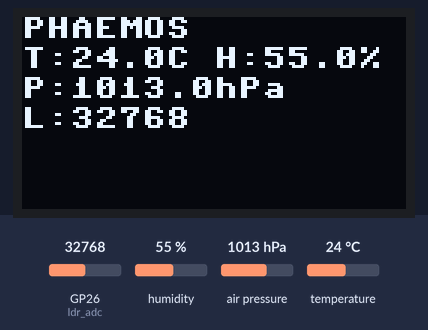
The program below on a simulated Raspberry Pi Pico running MicroPython. On the bench: 128×64 one-colour display. Inputs (shaded band) come from the test bench; at power-on: humidity 55 %, GP26 (ldr_adc) = 32768, air pressure 1013 hPa, temperature 24 °C (analog values on the 0–65535 scale). WiFi joins after 1.5 s; web requests get an empty 200 reply after 0.4 s; library files of the repository ran but are not shown: bme280.py, ssd1306.py; what the program prints to the serial console is not drawn.

Above: at 2.7 s.
2.8 s: humidity set to 22 %
At 4.0 s:
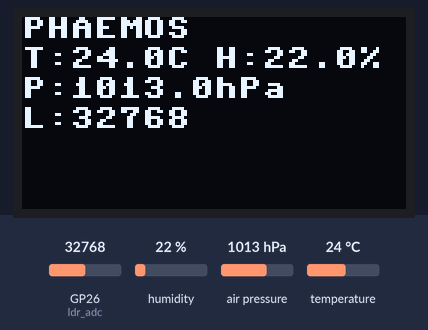
5.1 s: GP26 (ldr_adc) set to 45874
At 6.8 s:
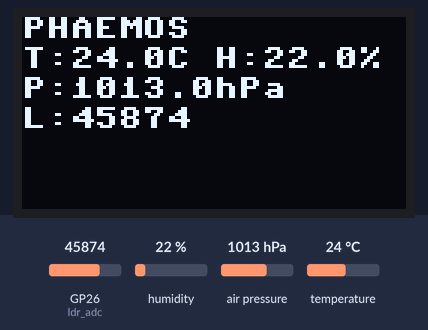
7.2 s: air pressure set to 952 hPa
At 8.7 s:
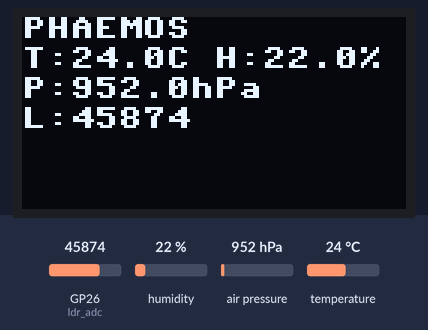
9.6 s: temperature set to 12 °C
At 11.4 s:
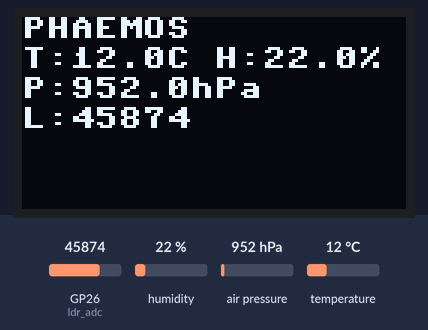
11.7 s: GP26 (ldr_adc) set to 63568
At 13.0 s:
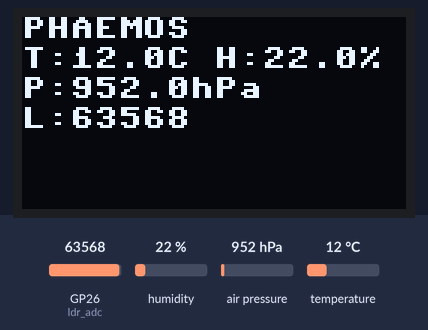
13.8 s: GP26 (ldr_adc) set to 19660
At 16.0 s:
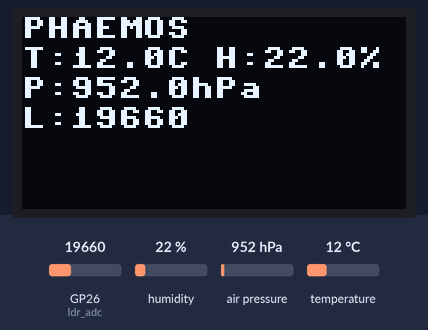
Timing chart, 0 to 17.2 s (numbered marks = the images above; inputs shaded):
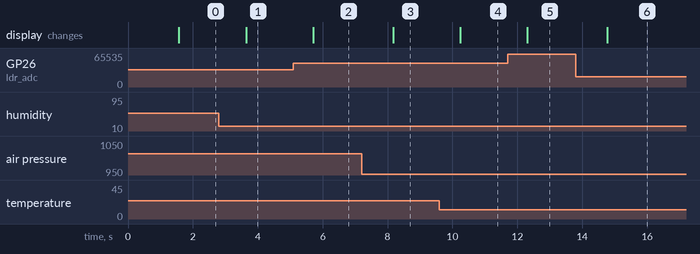

Measured:
- after the input at 2.8 s, the display: changes after 0.84 s (image 1)
- after the input at 5.1 s, the display: changes after 0.60 s (image 2)
- after the input at 7.2 s, the display: changes after 0.97 s (image 3)
- after the input at 9.6 s, the display: changes after 0.64 s (image 4)
- after the input at 11.7 s, the display: changes after 0.60 s (image 5)
- after the input at 13.8 s, the display: changes after 0.97 s (image 6)

The program:

main.py
```python
# firmware/pico_w/main.py
# raspberry Pi Pico 2W ambient node - main entry point.
#
# reads BME280 (temperature, humidity, pressure) and LDR (light level),
# displays readings on an SSD1306 OLED and POSTs telemetry to the Phaemos
# API over Wi-Fi every TELEMETRY_INTERVAL seconds.

import time
import json
from machine import Pin, I2C, ADC

import config
import wifi_connect
import bme280 as bme280_mod
import ssd1306
import http_post


# ---- Hardware setup --------------------------------------------------------

# I2C bus shared by BME280 and SSD1306.
# I use software-flexible I2C rather than hardware I2C0/I2C1 here because
# config.py specifies the pin numbers and MicroPython's machine.I2C can use
# any GPIO pair when freq is set explicitly.
i2c = I2C(0, sda=Pin(config.I2C_SDA), scl=Pin(config.I2C_SCL), freq=400_000)

# I initialise BME280 first so any sensor fault is visible on the REPL before
# the display is ready, making wiring errors easier to diagnose.
sensor = bme280_mod.BME280(i2c)

# SSD1306 128x64 OLED on the same I2C bus as BME280.
# I2C address 0x3C is the default for most common SSD1306 breakout boards.
oled = ssd1306.SSD1306_I2C(128, 64, i2c, addr=0x3C)

# LDR connected to GP26 (ADC0).  I use ADC directly rather than gpio.Pin
# because the ADC class handles the pin mode configuration automatically.
ldr_adc = ADC(Pin(config.LDR_PIN))

# ---- Wi-Fi connection -------------------------------------------------------

# I connect at startup rather than lazily because the OLED shows "PHAEMOS"
# immediately and users expect the node to be online before the first reading.
try:
    wifi_connect.connect_wifi(config.WIFI_SSID, config.WIFI_PASS)
except RuntimeError as e:
    # I print the error and continue rather than halting so sensor data still
    # appears on the OLED and UART even when the network is unavailable.
    print("WARNING: Wi-Fi failed -", e)


# ---- Helpers ----------------------------------------------------------------

def read_sensor():
    """Read BME280 and return (temp_c, humidity_pct, pressure_hpa)."""
    t_raw, p_raw, h_raw = sensor.read_compensated_data()
    temp_c       = t_raw / 100.0
    humidity_pct = h_raw / 1024.0
    # I divide by 25600 (256 * 100) to convert from 1/256 Pa to hPa directly.
    pressure_hpa = p_raw / 25600.0
    return temp_c, humidity_pct, pressure_hpa


def read_light():
    """Read LDR ADC and return a 0-65535 integer (16-bit Pico ADC).

    I return the raw 16-bit ADC value rather than a lux estimate because
    lux conversion requires knowing the specific LDR's gamma coefficient and
    the voltage divider resistor, which varies by hardware build.  The
    upstream API stores raw ADC for calibration flexibility.
    """
    return ldr_adc.read_u16()


def update_oled(temp, humidity, pressure, light):
    """Refresh the OLED with the latest sensor readings.

    OLED layout (each line is 8px tall; 8 lines fit on 64px display):
      Line 0 (y=0):  "PHAEMOS"            - node identifier / header
      Line 1 (y=10): "T:xx.xC H:xx.x%"   - temperature and humidity
      Line 2 (y=20): "P:xxxxhPa"          - pressure
      Line 3 (y=30): "L:xxxxx"            - raw light ADC value

    I leave lines 4-7 blank for future use (e.g. Wi-Fi status, post result).
    """
    oled.fill(0)
    oled.text("PHAEMOS", 0, 0)
    oled.text("T:{:.1f}C H:{:.1f}%".format(temp, humidity), 0, 10)
    oled.text("P:{:.1f}hPa".format(pressure), 0, 20)
    oled.text("L:{}".format(light), 0, 30)
    oled.show()


def build_payload(temp, humidity, pressure, light):
    """Build the JSON payload dict for the telemetry POST."""
    return {
        "device_id":   config.DEVICE_ID,
        "node_type":   "pico_w",
        "temperature": round(temp, 2),
        "humidity":    round(humidity, 2),
        "pressure":    round(pressure, 2),
        "light_level": light,
    }


# ---- Main loop -------------------------------------------------------------

# I use ticks_ms / ticks_diff for timing rather than subtracting absolute
# millis values because the Pico's 32-bit millisecond timer overflows back to
# 0 after ~49 days.  Simple subtraction (now - last) produces a large positive
# number at the overflow boundary, causing a ~49-day skip.  ticks_diff()
# handles the wrap correctly by using signed 32-bit arithmetic modulo the
# timer period, so the interval fires correctly even across a rollover.
last_post_ticks = time.ticks_ms()

while True:
    # read sensors
    temp, humidity, pressure = read_sensor()
    light = read_light()

    # update OLED every iteration (fast - no Wi-Fi involved)
    update_oled(temp, humidity, pressure, light)

    # POST telemetry every TELEMETRY_INTERVAL seconds
    now = time.ticks_ms()
    # I use ticks_diff(now, last_post_ticks) and compare to interval_ms rather
    # than comparing ticks directly because ticks_diff() performs the correct
    # modular subtraction described above.
    interval_ms = config.TELEMETRY_INTERVAL * 1000
    if time.ticks_diff(now, last_post_ticks) >= interval_ms:
        last_post_ticks = now

        payload = build_payload(temp, humidity, pressure, light)
        url = config.API_BASE_URL + config.API_TELEMETRY
        status = http_post.post_telemetry(url, payload, config.API_KEY)

        if status == 200 or status == 201:
            print("POST OK ({}) - T:{:.1f}C H:{:.1f}% P:{:.1f}hPa L:{}".format(
                status, temp, humidity, pressure, light))
        else:
            print("POST failed (status={}) - will retry next interval".format(status))

    # I sleep 1 second between OLED refreshes rather than running flat-out to
    # reduce RP2040 power draw and I2C bus activity.  The 1s sleep is much
    # shorter than TELEMETRY_INTERVAL so it does not significantly delay posts.
    time.sleep(1)
```

config.py
```python
# firmware/pico_w/config.py
# I keep all credentials and endpoints in one file so flashing a new Pico
# only requires updating this single file before copying to the filesystem

WIFI_SSID    = "YourNetworkName"
WIFI_PASS    = "YourPassword"

API_BASE_URL  = "http://192.168.X.X:8000"
API_TELEMETRY = "/api/v1/telemetry"
DEVICE_ID     = "pico-ambient-01"
API_KEY       = "pico-key-placeholder"

I2C_SDA       = 4
I2C_SCL       = 5
LDR_PIN       = 26

TELEMETRY_INTERVAL = 5
```

wifi_connect.py
```python
# firmware/pico_w/wifi_connect.py
# wi-Fi connection helper for the Pico 2W ambient node.

import network
import time


def connect_wifi(ssid, password, timeout_s=30):
    """Connect to a Wi-Fi network and return the WLAN interface.

    I raise on timeout rather than returning False so the caller does not
    silently skip posting - a missing network connection means all telemetry
    would be lost, so it is better to surface the failure loudly and let
    main.py decide whether to retry or halt.

    Args:
        ssid:      Wi-Fi network name (string)
        password:  Wi-Fi password (string)
        timeout_s: Maximum seconds to wait for connection (default 30)

    Returns:
        The active network.WLAN object on success.

    Raises:
        RuntimeError: If the connection is not established within timeout_s.
    """
    # I use STA_IF (station mode) because the Pico is a client connecting to
    # an existing access point, not hosting its own network.
    wlan = network.WLAN(network.STA_IF)

    # I activate the interface before calling connect() because on cold boot
    # the interface is inactive by default and connect() will silently do
    # nothing without an explicit activate().
    wlan.active(True)

    # disconnect first if already connected to a different network from a
    # previous session that did not cleanly shut down.
    if wlan.isconnected():
        wlan.disconnect()
        time.sleep(0.5)

    wlan.connect(ssid, password)

    # I poll every 0.5 seconds rather than using a blocking wait so the loop
    # can be interrupted cleanly and gives a visible timeout counter on the
    # REPL for debugging during bring-up.
    elapsed = 0.0
    while not wlan.isconnected():
        time.sleep(0.5)
        elapsed += 0.5
        if elapsed >= timeout_s:
            wlan.active(False)
            raise RuntimeError(
                "Wi-Fi connection timeout after {}s - SSID: {}".format(
                    timeout_s, ssid
                )
            )

    ip = wlan.ifconfig()[0]
    print("Wi-Fi connected. IP:", ip)
    return wlan
```

http_post.py
```python
# firmware/pico_w/http_post.py
# HTTP POST helper for telemetry upload from the Pico 2W ambient node.

import json

try:
    import urequests as requests
except ImportError:
    # I keep this fallback so the module can be imported in a CPython test
    # environment (e.g. unit tests on a dev machine) without crashing.
    import requests


def post_telemetry(url, payload_dict, api_key):
    """POST a JSON telemetry payload to the given URL.

    I catch all exceptions and return -1 rather than crashing the main loop
    because network errors are transient on a Pico - a dropped Wi-Fi packet,
    a temporary server restart or a DNS hiccup should not halt sensor
    collection.  The caller can decide to log the failure or retry.

    Args:
        url:          Full URL string including scheme and path
                      e.g. "http://192.168.1.10:8000/api/v1/telemetry"
        payload_dict: Python dict - will be JSON-encoded before sending
        api_key:      API key string sent as X-API-Key header

    Returns:
        HTTP status code as int (e.g. 200, 201, 400, 500) on success.
        -1 on any exception (network error, timeout, encoding failure).
    """
    try:
        body = json.dumps(payload_dict)

        # I set Content-Type explicitly to application/json because urequests
        # does not infer the content type from the body automatically - without
        # this header some server frameworks reject the request with 415.
        headers = {
            "Content-Type": "application/json",
            "X-API-Key": api_key,
        }

        response = requests.post(url, data=body, headers=headers)
        status = response.status_code

        # I close the response immediately after reading the status code to
        # release the socket back to the MicroPython network stack.  Leaving
        # sockets open causes "OSError: [Errno 12] ENOMEM" after a few
        # iterations on the Pico's constrained socket pool.
        response.close()

        return status

    except Exception as e:
        # I print the exception here so it appears in Thonny's output pane
        # during debugging, but the function still returns -1 so the main
        # loop can continue collecting sensor data.
        print("http_post error:", e)
        return -1
```
